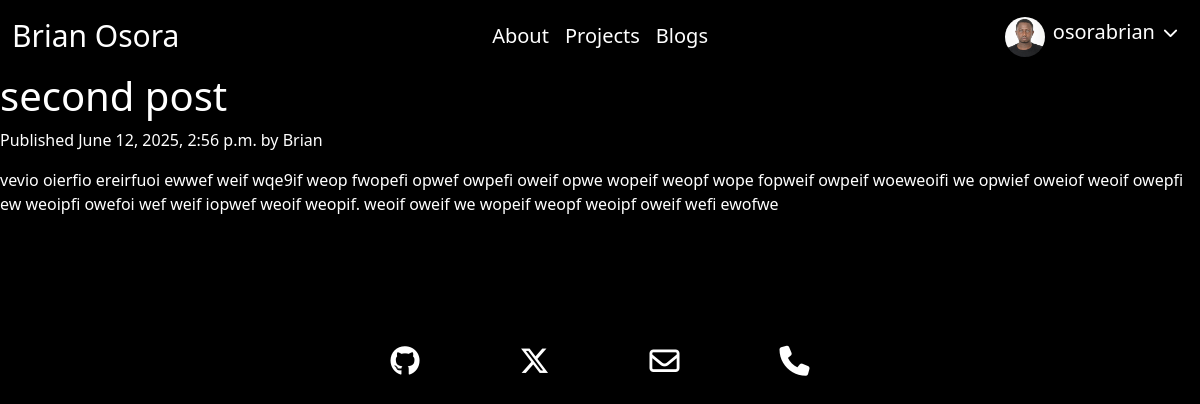
Screenshot of /blogs/2025/6/12/second-post/ (signed in) with the database file from the repository.
### accounts/models.py (models this page shows, shortened)
class Profile(models.Model):
    user = models.OneToOneField(
        get_user_model(),
        related_name='profile',
        on_delete=models.CASCADE
    )
    photo = models.ImageField(upload_to='profiles/%Y/%m/%d/', blank=True)
    created = models.DateTimeField(auto_now_add=True)
    updated = models.DateTimeField(auto_now=True)
    class Meta:
        ordering = ['user']
        indexes = [
            models.Index(fields=['user'])
            ]

### blogs/models.py (models this page shows, shortened)
class Post(models.Model):
    class Status(models.TextChoices):
        DRAFT = 'DF', 'Draft'
        PUBLISHED = 'PB', 'Published'
    title = models.CharField(max_length=200)
    slug = models.SlugField(max_length=200, unique=True)
    author = models.ForeignKey(settings.AUTH_USER_MODEL, on_delete=models.CASCADE, related_name='blog_posts')
    thumbnail = models.ImageField(upload_to='blogs/%Y/%m/%d/', blank=True, null=True)
    content = models.TextField()
    status = models.CharField(max_length=2, choices=Status.choices, default=Status.DRAFT)
    published = models.DateTimeField(default=timezone.now)
    created_at = models.DateTimeField(auto_now_add=True)
    updated_at = models.DateTimeField(auto_now=True)
    class Meta:
        ordering = ['-published']
        indexes = [models.Index(fields=['-published'])]

### blogs/views.py (the view)
# urls.py: path('<int:year>/<int:month>/<int:day>/<slug:post>/', views.post_detail, name='post_detail')
def post_detail(request, year, month, day, post):
    post = get_object_or_404(
        Post,
        slug=post,
        published__year=year,
        published__month=month,
        published__day=day,
        status=Post.Status.PUBLISHED)
    return render(
        request,
        'blogs/detail.html',
        {'post':post}
    )

### blogs/templates/blogs/detail.html (shortened to what this page needs)
{% extends 'base.html'%}
{% block content%}
    <h1>{{post.title}}</h1>
    <p class="date">
        Published {{post.published}} by {{post.author}}
    </p>
    {{post.content|linebreaks}}
{% endblock %}

### accounts/templates/base.html (shortened to what this page needs)
{% load static %}
<!DOCTYPE html>
<html lang="en-us">
<head>
    <link href="{% static 'css/index.css' %}" rel="stylesheet" type="text/css" />
    <link href="https://cdn.jsdelivr.net/npm/bootstrap@5.3.3/dist/css/bootstrap.min.css" rel="stylesheet">
</head>
<body class="bg-black text-white">
    <nav class="navbar navbar-expand-lg">
      <div class="container-fluid">
      <h1><a href="{% url "home" %}" id="my-name" class="navbar-brand">Brian Osora</a></h1>
      <div class="collapse navbar-collapse" id="navbarSupportedContent">
          {% if request.user.is_authenticated %}
            <ul class="navbar-nav mx-auto">
              <li class="nav-item"><a href="{% url "about:about" %}" class="nav-link text-white fs-5">About</a></li>
              <li class="nav-item"><a href="{% url "projects" %}" class="nav-link text-white fs-5">Projects</a></li>
              <li class="nav-item"><a href="{% url "blogs:post_list" %}" class="nav-link text-white fs-5">Blogs</a></li>
            </ul>
              <ul class="navbar-nav">
                <li class="nav-item dropdown mt-2">
                  <button class="dropdown text-white d-flex text-decoration-none bg-transparent border-0" data-bs-toggle="dropdown" aria-expanded="false">
                    {% if request.user.profile.photo %}
                      <img src={{request.user.profile.photo.url}} alt="{{request.user.profile.user}}" height="40" width="40" style="border-radius:50%; object-fit: contain"/>
                    {% else %}
                      <img src="{% static "images/avatar.png"%}" alt="avatar" height="40" width="40" style="border-radius:50%"/>
                    {% endif %}
                    <p class="ms-2 fs-5">{{request.user.username}}</p>
                    <i class="fa-solid fa-chevron-down mt-2" style="color: #ffffff;font-size:15px;margin-left:8px;margin-right:10px"></i>
                  </button>
                </li>
              </ul>
            {% else %}
              <ul class="navbar-nav ms-auto">
                <a href="{% url "login" %}" class="nav-link text-white mt-2 nav-text fs-6">Log In</a>
                <a href="{% url "user_registration" %}" class="nav-link text-white mt-2 fs-6">Sign Up</a>
              </ul>
          {% endif %}
      </div>
      </div>
    </nav>
    {% block content %}
    {% endblock %}
    <footer>
      <div id="socials">
        <a href="https://github.com/Osorabrian" title="Github">
          <i class="fa-brands fa-github" style="color: #ffffff;"></i>
        </a>
        <a href="https://x.com/BryanOsora" title="X">
          <i class="fa-brands fa-x-twitter" style="color: #ffffff;"></i>
        </a>
        <a href="mailto:osorabrian@gmail.com" title="Email">
          <i class="fa-regular fa-envelope" style="color: #ffffff;"></i>
        </a>
        <a href="tel:+6692356809" title="Phone">
          <i class="fa-solid fa-phone" style="color: #ffffff;"></i>
        </a>
      </div>
    </footer>
  </body>
</html>

### accounts/static/css/index.css (style rules this page uses)
* { margin: 0; padding: 0; box-sizing: border-box; }
body { background-color: black; color: white; width: 100%; overflow-x: hidden; }
#my-name { text-decoration: none; color: white; font-size: 30px; }
nav { display: flex; justify-content: center; width: 100%; }
#socials { display: flex; justify-content: center; margin-top: 130px; }
i { font-size: 30px; margin-inline: 50px; }

### rows the page displays
Post: title "second post", published "June 12, 2025, 2:56 p.m.", author "Brian", content "vevio oierfio ereirfuoi ewwef weif wqe9if weop fwopefi opwef owpefi oweif opwe wopeif weopf wope fopweif owpeif woeweoifi we opwief oweiof weoif owepfi ew weoipfi owefoi wef weif iopwef weoif weopif. weoif oweif we wopeif weopf weoipf oweif wefi ewofwe"

### other values shown
{{ request.user.username }} "osorabrian"
